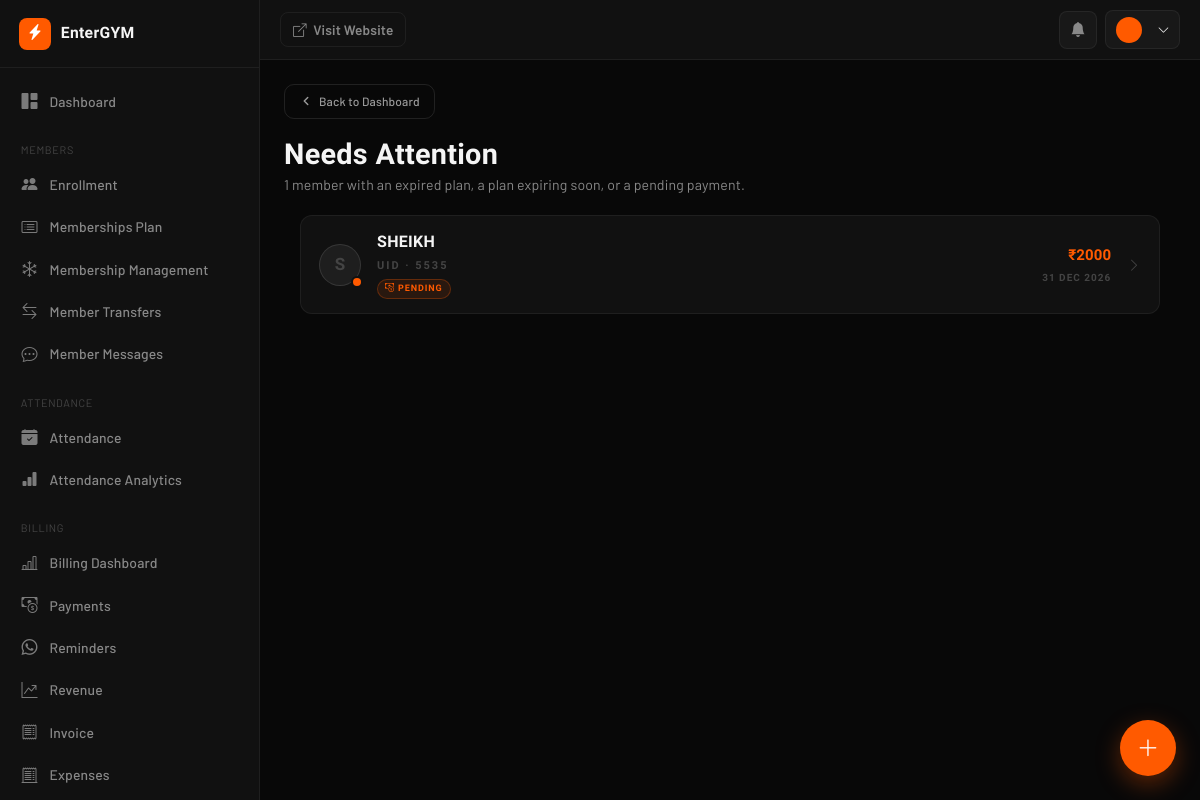
The page /needs-attention/ on the database as committed earlier.
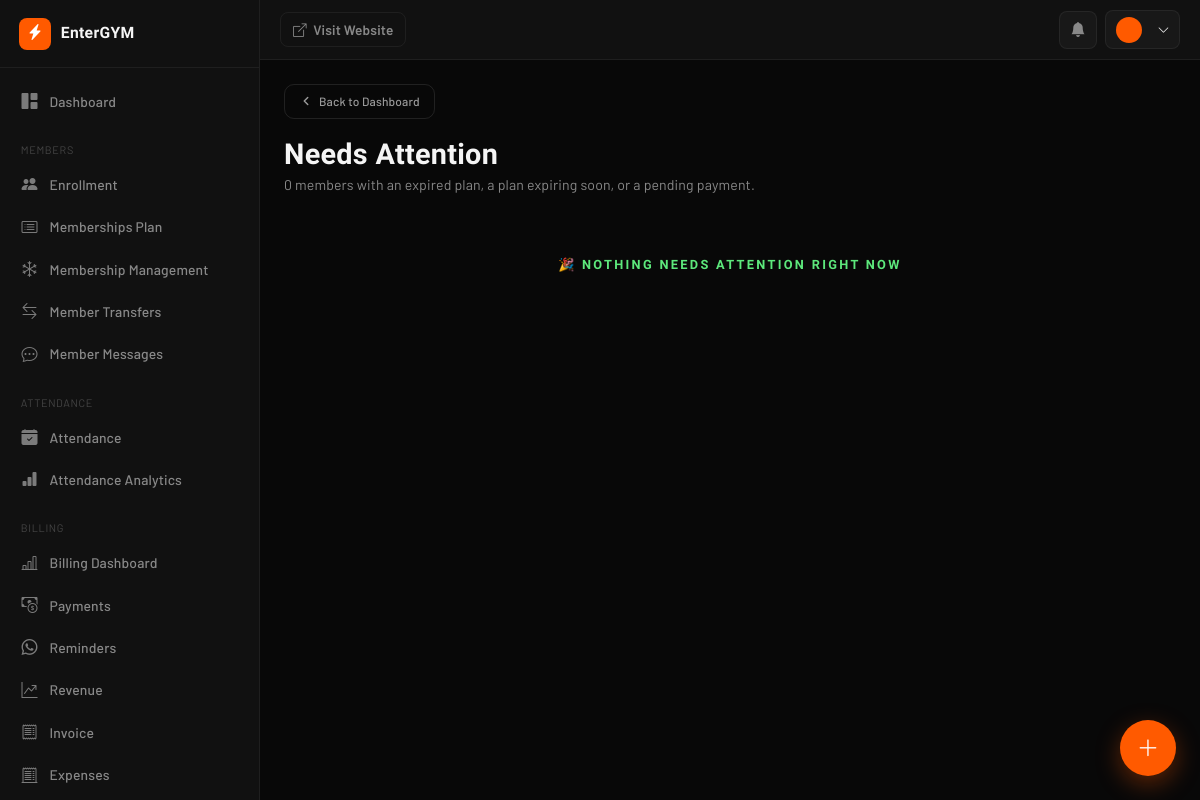
The same page on the database as committed later.
### AuthFit/models.py (models this page shows, shortened)
class Enrollment(models.Model):
    gym = models.ForeignKey(Gym, on_delete=models.CASCADE, db_index=True)
    objects = GymManager()
    GENDER_CHOICES = [('M', 'Male'), ('F', 'Female')]
    PAYMENT = [("Done", 'Done'), ("Pending", 'Pending')]
    METHOD = [('C', 'CASH'), ('U', 'UPI'), ('B', 'UPI + CASH')]
    SOURCE_CHOICES = [
        ("OWNER", "Owner"),
        ("MEMBER", "Member"),
    ]
    unique_id = models.CharField(max_length=10, editable=False, db_index=True)
    membership_start_date = models.DateField(
        default=timezone.localdate,
        help_text="Actual membership start date. Used to calculate DueDate — "
                "lets owners backdate enrollment for members who joined "
                "before EnterGYM. Distinct from `doj` (record-creation date).",
    )
    user = models.ForeignKey(
        User, on_delete=models.CASCADE, null=True, blank=True
    )
    profile_completed = models.BooleanField(default=False)
    source = models.CharField(max_length=10, choices=SOURCE_CHOICES, default="OWNER")
    fullname = models.CharField(max_length=25)
    email = models.EmailField(blank=True ,null=True)
    gender = models.CharField(max_length=1, choices=GENDER_CHOICES, blank=True ,null=True)
    phone = models.CharField(max_length=10, db_index=True)
    address = models.TextField(blank=True)
    reference = models.CharField(max_length=30, null=True, blank=True)
    selectPlan = models.ForeignKey(MembershipPlan, on_delete=models.CASCADE)
    trainer = models.ForeignKey(
        Trainer, on_delete=models.SET_NULL, null=True, blank=True
    )
    Amount = models.DecimalField(max_digits=10, decimal_places=2)
    paidAmount = models.DecimalField(default=0,max_digits=10,decimal_places=2,null=False)
    paymentDate = models.DateField(blank=True, null=True)
    paymentMethod = models.CharField(
        max_length=1, choices=METHOD, blank=True, null=True
    )
    pendingAmount = models.DecimalField(default=0,max_digits=10,decimal_places=2)
    pendingpaymentMethod = models.CharField(
        max_length=1, choices=METHOD, blank=True, null=True
    )
    pendingpaymentDate =  models.DateField(blank=True, null=True)
    paymentStatus = models.CharField(
        max_length=10, choices=PAYMENT, default="Pending"
    )
    last_expiry_notif_sent = models.DateField(null=True, blank=True)
    initial_invoice_generated = models.BooleanField(
        default=False,
        help_text="Set once the up-front payment collected during Quick Enrollment "
                "has been converted into a Payment + Invoice.",
    )
    doj = models.DateField(auto_now_add=True)
    DueDate = models.DateField(blank=True, null=True,db_index=True)
    created_at = models.DateTimeField(auto_now_add=True)
    is_active = models.BooleanField(default=True, db_index=True)
    is_deleted = models.BooleanField(default=False, db_index=True)
    deleted_at = models.DateTimeField(null=True, blank=True)
    deleted_by = models.ForeignKey(
        User, on_delete=models.SET_NULL, null=True, blank=True, related_name='+'
    )
    face_enrolled = models.BooleanField(default=False)
    face_image = CloudinaryField('image', null=True, blank=True)
    face_embeddings = models.JSONField(default=list, blank=True)
    class Meta:
        unique_together = ('gym', 'unique_id')
        indexes = [
            models.Index(fields=['gym', 'unique_id']),
            models.Index(fields=['gym', 'phone']),
            models.Index(fields=['gym', 'paymentStatus']),
        ]
        constraints = [
            models.UniqueConstraint(
                fields=['gym', 'phone'],
                condition=models.Q(user__isnull=True),
                name='unique_pending_enrollment_phone_per_gym',
            )
        ]
    @property
    def is_expired(self):
        if self.DueDate:
            return timezone.localdate() > self.DueDate
        return False
    @property
    def days_remaining(self):
        if self.DueDate:
            return (self.DueDate - timezone.localdate()).days
        return None

### AuthFit/views.py (the view, shortened to what this page needs)
# urls.py: path('needs-attention/', views.needs_attention, name='needs_attention'),
def needs_attention(request):
    gym = getattr(request, 'gym', None)
    search_ctx = get_search_context(request)
    search_by, search = search_ctx["search_by"], search_ctx["search"]
    qs = Enrollment.objects.filter(is_deleted=False).select_related("selectPlan", "trainer")
    if gym:
        qs = qs.filter(gym=gym)
    qs = apply_search(qs, search_by, search)
    EXPIRING_SOON_THRESHOLD = 3
    alerts = []
    for enrollment in qs:
        pending_amount = float(enrollment.pendingAmount)
        is_expired = enrollment.is_expired
        days_remaining = enrollment.days_remaining
        is_expiring_soon = (
            not is_expired and days_remaining is not None
            and days_remaining <= EXPIRING_SOON_THRESHOLD
        )
        has_pending = pending_amount > 0
        if is_expired:
            alert_rank = 0
        elif is_expiring_soon:
            alert_rank = 1
        elif has_pending:
            alert_rank = 2
        else:
            continue
        image_url = None
        alerts.append({
            "id": enrollment.id,
            "name": enrollment.fullname,
            "unique_id": enrollment.unique_id,
            "image_url": image_url,
            "pending_amount": pending_amount,
            "due_date": enrollment.DueDate.strftime("%d %b %Y") if enrollment.DueDate else "—",
            "is_expired": is_expired,
            "is_expiring_soon": is_expiring_soon,
            "has_pending": has_pending,
            "alert_rank": alert_rank,
            "phone": enrollment.phone,
            "plan": enrollment.selectPlan.plan if enrollment.selectPlan else "—",
            "days_remaining": days_remaining,
        })
    alerts.sort(key=lambda e: (e["alert_rank"], -e["pending_amount"]))
    paginator = Paginator(alerts, 25)
    requested_page = request.GET.get("page", 1)
    try:
        page_obj = paginator.get_page(requested_page)
    except EmptyPage:
        page_obj = paginator.get_page(1)
    context = {
        "gym": gym,
        "active": "member_management",
        "alerts": page_obj.object_list,
        "alerts_count": len(alerts),
        "page_obj": page_obj,
        **search_ctx,
    }
    return render(request, "needs_attention.html", context)

### AuthFit/colorutils.py (called while the page is built)
def _clean_hex(hex_color):
    hex_color = (hex_color or '#ff5a00').lstrip('#')
    if not re.fullmatch(r'[0-9a-fA-F]{6}', hex_color):
        hex_color = 'ff5a00'
    return hex_color

def hex_to_rgba(hex_color, alpha):
    h = _clean_hex(hex_color)
    r, g, b = int(h[0:2], 16), int(h[2:4], 16), int(h[4:6], 16)
    return f'rgba({r},{g},{b},{alpha})'

def lighten(hex_color, amount=0.15):
    h = _clean_hex(hex_color)
    r, g, b = int(h[0:2], 16), int(h[2:4], 16), int(h[4:6], 16)
    r = min(255, int(r + (255 - r) * amount))
    g = min(255, int(g + (255 - g) * amount))
    b = min(255, int(b + (255 - b) * amount))
    return f'#{r:02x}{g:02x}{b:02x}'

### AuthFit/context_processors.py (called while the page is built, shortened)
def saas_config(request):
    return {
        'BASE_DOMAIN': os.environ.get('BASE_DOMAIN', 'entergym.in'),
    }

def gym_config(request):
    is_enrolled = False
    already_marked = False
    user_hash = ""
    if not request.user.is_authenticated:
        return _build_response(is_enrolled, already_marked, user_hash)

def gym_context(request):
    gym = getattr(request, 'gym', None)
    if gym is None:
        return {'gym': None, 'favicon_url': None, 'logo_url': None}

### templates/needs_attention.html (shortened to what this page needs)
{% extends "dashboard/base.html" %}
{% load static custom_filters %}
{% block extra_css %}
<link rel="stylesheet" href="{% static 'dashboard/css/members.css' %}">
{% endblock %}
{% block content %}
<div class="db-page-header">
  <div>
    <a href="{% url 'today_attendance' %}" class="db-back-btn">
      <svg width="14" height="14" viewBox="0 0 24 24" fill="none" stroke="currentColor" stroke-width="2.5" stroke-linecap="round" stroke-linejoin="round">
        <polyline points="15 18 9 12 15 6" />
      </svg>
      Back to Dashboard
    </a>
    <h1 class="db-page-title">Needs Attention</h1>
    <p class="db-page-sub">{{ alerts_count }} member{{ alerts_count|pluralize }} with an expired plan, a plan expiring soon, or a pending payment.</p>
  </div>
</div>
<div class="na-page">
  {% if alerts %}
    {% for r in alerts %}
    <a href="{% url 'member_detail' r.id %}" class="att-card {% if r.is_expired %}expired{% elif r.is_expiring_soon %}expiring{% endif %}">
      <div class="att-avatar-wrap">
        {% if r.image_url %}
          <img class="att-avatar" src="{{ r.image_url }}" alt="{{ r.name }}" loading="lazy" />
        {% else %}
          <div class="att-avatar-placeholder">{{ r.name|first|upper }}</div>
        {% endif %}
        {% if r.is_expired %}
          <span class="att-alert-dot dot-red"></span>
        {% elif r.is_expiring_soon %}
          <span class="att-alert-dot dot-yellow"></span>
        {% elif r.has_pending %}
          <span class="att-alert-dot dot-orange"></span>
        {% endif %}
      </div>
      <div class="att-info">
        <div class="att-name">{{ r.name }}</div>
        <div class="att-uid">UID · {{ r.unique_id }}</div>
        <div class="att-tags">
          {% if r.has_pending %}
            <span class="att-tag tag-pending"><i class="bi bi-cash-coin"></i> Pending</span>
          {% endif %}
        </div>
      </div>
      <div class="att-meta">
        {% if r.pending_amount > 0 %}
          <div class="att-pending has-pending">₹{{ r.pending_amount|floatformat:0 }}</div>
        {% else %}
          <div class="att-pending"></div>
        {% endif %}
        <div class="att-due {% if r.is_expired %}expired-tag{% elif r.is_expiring_soon %}expiring-tag{% endif %}">
          {% if r.is_expired %}EXPIRED{% else %}{{ r.due_date }}{% endif %}
        </div>
      </div>
      <i class="bi bi-chevron-right att-chevron"></i>
    </a>
    {% endfor %}
  {% else %}
    <div class="na-empty">🎉 Nothing needs attention right now</div>
  {% endif %}
</div>
{% endblock %}

### templates/dashboard/includes/_sidebar.html (shortened to what this page needs)
{% load static %}
{% with current_url=request.resolver_match.url_name %}
<aside class="db-sidebar" id="dbSidebar">
  <div class="db-sidebar-brand">
    {% if gym.logo %}
      <img src="{{ gym.logo.url }}" alt="{{ gym.gym_name }}" class="db-brand-logo">
    {% else %}
      <div class="db-brand-fallback"><i class="bi bi-lightning-charge-fill"></i></div>
    {% endif %}
    <span class="db-brand-name">{{ gym.gym_name|default:"EnterGYM" }}</span>
  </div>
  <nav class="db-nav">
    <div class="db-nav-group">
      <a href="{% url 'dashboard_home' %}" class="db-nav-link {% if current_url == 'dashboard_home' %}active{% endif %}">
        <i class="bi bi-grid-1x2-fill"></i><span>Dashboard</span>
      </a>
    </div>
    <div class="db-nav-group">
      <div class="db-nav-label">Members</div>
      <a href="{% url 'quick_enrollment' %}" class="db-nav-link {% if current_url == 'quick_enrollment' %}active{% endif %}">
        <i class="bi bi-people-fill"></i><span>Enrollment</span>
      </a>
      <a href="{% url 'membership_plans' %}" class="db-nav-link {% if current_url == 'membership_plans' %}active{% endif %}">
        <i class="bi bi-card-list"></i><span>Memberships Plan</span>
      </a>
      <a href="{% url 'freeze_membership' %}" class="db-nav-link {% if current_url == 'freeze_membership' %}active{% endif %}">
        <i class="bi bi-snow"></i><span>Membership Management</span>
      </a>
      <a href="{% url 'transferred_members' %}" class="db-nav-link {% if current_url == 'transferred_members' %}active{% endif %}">
        <i class="bi bi-arrow-left-right"></i><span>Member Transfers</span>
      </a>
      <a href="{% url 'member_message_list' %}" class="db-nav-link {% if current_url == 'member_message_list' %}active{% endif %}">
       <i class="bi bi-chat-dots"></i><span>Member Messages</span>
      </a>
    </div>
    <div class="db-nav-group">
      <div class="db-nav-label">Attendance</div>
      <a href="{% url 'today_attendance' %}" class="db-nav-link {% if current_url == 'today_attendance' %}active{% endif %}">
        <i class="bi bi-calendar-check-fill"></i><span>Attendance</span>
      </a>
      <a href="{% url 'attendance_analytics' %}" class="db-nav-link {% if current_url == 'attendance_analytics' %}active{% endif %}">
        <i class="bi bi-bar-chart-fill"></i><span>Attendance Analytics</span>
      </a>
    </div>
    <div class="db-nav-group">
      <div class="db-nav-label">Billing</div>
      <a href="{% url 'owner:dashboard' %}" class="db-nav-link {% if current_url == 'dashboard' and request.resolver_match.namespace == 'owner' %}active{% endif %}">
        <i class="bi bi-bar-chart-line"></i><span>Billing Dashboard</span>
      </a>
      <a href="{% url 'payment_management' %}" class="db-nav-link {% if current_url == 'payment_management' %}active{% endif %}">
        <i class="bi bi-cash-coin"></i><span>Payments</span>
      </a>
      <a href="{% url 'whatsapp_pending' %}" class="db-nav-link {% if current_url == 'whatsapp_pending' %}active{% endif %}">
        <i class="bi bi-whatsapp"></i><span>Reminders</span>
      </a>
      <a href="{% url 'revenue' %}" class="db-nav-link {% if current_url == 'revenue' %}active{% endif %}">
        <i class="bi bi-graph-up-arrow"></i><span>Revenue</span>
      </a>
      <a href="{% url 'owner:invoice_list' %}" class="db-nav-link {% if current_url == 'invoice_list' and request.resolver_match.namespace == 'owner' %}active{% endif %}">
        <i class="bi bi-receipt"></i><span>Invoice</span>
      </a>
      <a href="{% url 'expenses:dashboard' %}" class="db-nav-link {% if current_url == 'dashboard' and request.resolver_match.namespace == 'expenses' %}active{% endif %}">
        <i class="bi bi-receipt-cutoff"></i><span>Expenses</span>
      </a>
    </div>
  </nav>
</aside>
{% endwith %}

Rows that differ between the two databases and show on the page:
no longer on this page (row unchanged): Enrollment: gym_name "EnterGYM"
no longer on this page (row edited): Enrollment: name|first "S", name "SHEIKH", unique_id "5535", pending_amount "2000", due_date "31 DEC 2026"
Other text that changed with them:
{{ gym.gym_name|default:"EnterGYM" }}: (not shown) → "EnterGYM"
{{ alerts_count }}: "1" → "0"
text now shown: "🎉 NOTHING NEEDS ATTENTION RIGHT NOW"
